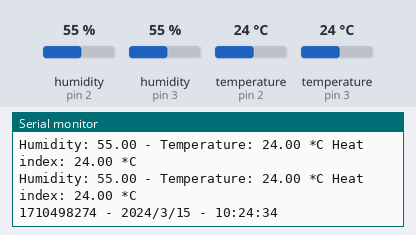
A sketch run on a simulated Arduino Uno, built with avr-gcc and run on an emulated ATmega328P. On the bench: the last lines printed to the serial monitor. The inputs (shaded band) are chosen by the test bench; at power-on: temperature (sensors on pin 3, pin 2) 24 °C, humidity (sensors on pin 2, pin 3) 55 %. WiFi joins after 1.5 s; servers stay silent unless stated; uploads are accepted with an empty reply; the local clock reads 2024-03-15 10:24:30 at power-on unless the sketch sets it.

Above: at 5.3 s.
5.4 s: temperature (sensor on pin 3) set to 11 °C
At 5.9 s:
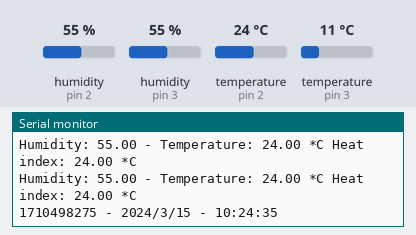
12.0 s: temperature (sensor on pin 3) set to 8 °C
At 12.3 s:
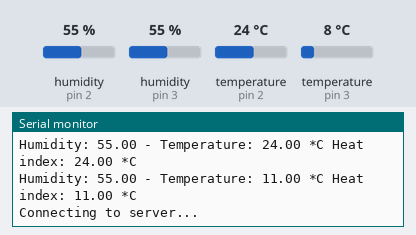
15.1 s: temperature (sensor on pin 2) set to 12 °C
At 16.6 s:
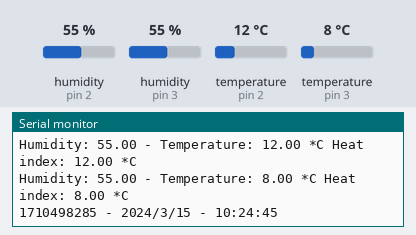
18.2 s: temperature (sensor on pin 2) set to 8 °C
At 19.9 s:
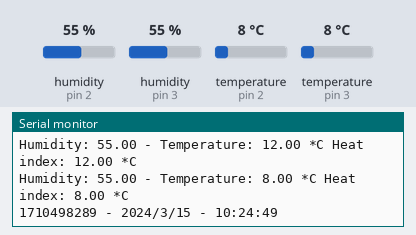
Timing chart, 0 to 21.4 s (numbered marks = the images above; inputs shaded):
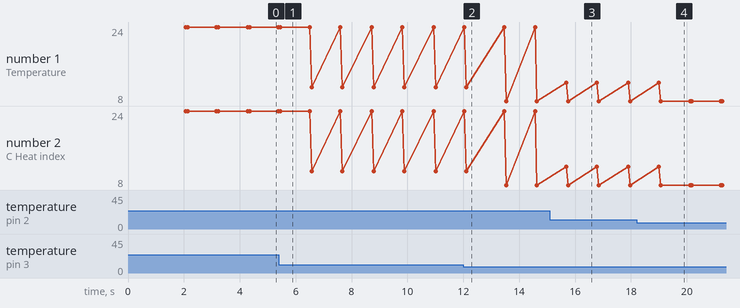

Measured:
- the behaviour switches between 10 and 9 °C on temperature (sensor on pin 3) (found by bisection; images 1 and 2)
- after the input at 15.1 s, the serial monitor: prints a new line after 0.59 s (image 3)
- plotted number 1: 24 → 11 after the input at 5.4 s, 11 → 8 after the input at 12.0 s
- plotted number 2: 24 → 11 after the input at 5.4 s, 11 → 8 after the input at 12.0 s

The sketch:

rtc2.ino
```cpp
#include <SPI.h>
#include <Ethernet.h>
#include <EthernetUdp.h>
#include <Wire.h>
#include <RTClib.h>
#include <DHT.h>
#include <Timer.h>

//RTC Encapsulation
RTC_DS1307 RTC;

byte mac[] = { 0x90, 0xA2, 0xDA, 0x0F, 0x9F, 0x08 };//MAC Address for Ethernet Shield

unsigned int localPort = 8888; //Local port to listen for UDP Packets

IPAddress timeServer(206,246,122,250);//NTP Server IP (time.nist.gov)

const int NTP_PACKET_SIZE= 48;  //NTP Time stamp is in the firth 48 bytes of the message

byte packetBuffer[ NTP_PACKET_SIZE];  //Buffer to hold incomming and outgoing packets

EthernetUDP Udp;  //UDP Instance to let us send and recieve packets

unsigned long epoch; //Unix Epoch time (NTP or RTC depending on state)

IPAddress ip(192,168,2,89);
IPAddress gateway(192,168,2,1);
IPAddress subnet(255,255,254,0);

char myserver[] = "eesystems.net";

EthernetServer server(80);
EthernetClient cx;

#define DHTPIN1 2
#define DHTPIN2 3

#define DHTTYPE DHT11

DHT dht1(DHTPIN1, DHTTYPE);
DHT dht2(DHTPIN2, DHTTYPE);

boolean updated = false;

Timer t;

char inString[32];
int stringPos = 0;
boolean startRead = false;

void setup() {

  Serial.begin(9600); //Start the serial interface

  Wire.begin();  //Start Wire

  RTC.begin();  //Start the RTC

  delay(1000);
  //check to see if the RTC is already configured
  if( !RTC.isrunning() ) {
    Serial.println("RTC Not Configured");
    Serial.println("Starting Ethernet");  //configure Ethernet
    if(Ethernet.begin(mac) == 0) {
      Serial.println("Fatal Error: Unable to obtain DHCP address");
      for(;;)  //do nothing forever!
        ;      //TODO Change this to retry a few times
    }

    Serial.println("Ethernet Configured");
    Udp.begin(localPort);

    //get the NTP timestamp
    epoch = getNTP();

    //set the RTC
    RTC.adjust(epoch);

    //display what we did!
    Serial.println("RTC Configured:");

    //show Unix Epoch
    Serial.print("Unix Epoch: ");
    Serial.println(epoch);

    //show UTC
    Serial.print("UTC: ");
    showUTC(epoch);
  } else {
    Serial.println("RTC Already Configured");
  }
  Serial.println("DHTxx test!");
  dht1.begin();
  dht2.begin();

  Ethernet.begin(mac,ip);
  server.begin();
  Serial.print("Server internal IP: ");
  Serial.println(Ethernet.localIP());

  int tickEvent = t.every(10000, update);
}

void loop() {
  t.update();
  //repeatedly show the current date and time, taken from the RTC
  DateTime now = RTC.now();

  Serial.print(now.unixtime());
  Serial.print(" - ");
  Serial.print(now.year(), DEC);
  Serial.print('/');
  Serial.print(now.month(), DEC);
  Serial.print('/');
  Serial.print(now.day(), DEC);
  Serial.print(" - ");

  showUTC(now.unixtime());

  delay(1000);

  float h1 = dht1.readHumidity();
  float t1 = dht1.readTemperature();
  float f1 = dht1.readTemperature(true);

  if (isnan(h1) || isnan(t1) || isnan(f1)) {
    Serial.println("Failed to read from DHT sensor!");
    return;
  }

  float hi1 = dht1.computeHeatIndex(f1,h1);
  float fl1 = ((f1 - 32) * 5 / 9);

  Serial.print("Humidity: ");
  Serial.print(h1);
  Serial.print(" - ");
  Serial.print("Temperature: ");
  Serial.print(t1);
  Serial.print(" *C ");
  Serial.print("Heat index: ");
  Serial.print(fl1);
  Serial.println(" *C");
  //2
  float h2 = dht2.readHumidity();
  float t2 = dht2.readTemperature();
  float f2 = dht2.readTemperature(true);

  if (isnan(h2) || isnan(t2) || isnan(f2)) {
    Serial.println("Failed to read from DHT sensor!");
    return;
  }

  float hi2 = dht2.computeHeatIndex(f2,h2);
  float fl2 = ((f2 - 32) * 5 / 9);

  Serial.print("Humidity: ");
  Serial.print(h2);
  Serial.print(" - ");
  Serial.print("Temperature: ");
  Serial.print(t2);
  Serial.print(" *C ");
  Serial.print("Heat index: ");
  Serial.print(fl2);
  Serial.println(" *C");
}

void showUTC(unsigned long epoch) {
  if ( ((epoch  % 86400L) / 3600) < 10 ) {
    // In the first 10 minutes of each hour, we'll want a leading '0'
    Serial.print('0');
  }
  Serial.print((epoch  % 86400L) / 3600); // print the hour (86400 equals secs per day)
  Serial.print(':');
  if ( ((epoch % 3600) / 60) < 10 ) {
    // In the first 10 minutes of each hour, we'll want a leading '0'
    Serial.print('0');
  }
  Serial.print((epoch  % 3600) / 60); // print the minute (3600 equals secs per minute)
  Serial.print(':');
  if ( (epoch % 60) < 10 ) {
    // In the first 10 seconds of each minute, we'll want a leading '0'
    Serial.print('0');
  }
  Serial.println(epoch %60); // print the second
}

unsigned long getNTP() {
  sendNTPpacket(timeServer); // send an NTP packet to a time server

  // wait to see if a reply is available
  delay(1000);
  if ( Udp.parsePacket() ) {
    // We've received a packet, read the data from it
    Udp.read(packetBuffer,NTP_PACKET_SIZE);  // read the packet into the buffer

    //the timestamp starts at byte 40 of the received packet and is four bytes,
    // or two words, long. First, esxtract the two words:

    unsigned long highWord = word(packetBuffer[40], packetBuffer[41]);
    unsigned long lowWord = word(packetBuffer[42], packetBuffer[43]);
    // combine the four bytes (two words) into a long integer
    // this is NTP time (seconds since Jan 1 1900):
    unsigned long secsSince1900 = highWord << 16 | lowWord;
    Serial.print("Seconds since Jan 1 1900 = " );
    Serial.println(secsSince1900);

    // now convert NTP time into everyday time:
    Serial.print("Unix time = ");
    // Unix time starts on Jan 1 1970. In seconds, that's 2208988800:
    const unsigned long seventyYears = 2208988800UL;
    // subtract seventy years:
    unsigned long epoch = secsSince1900 - seventyYears;
    //offset +2 hours
    epoch +=7200;
    return epoch;
  }
}

// send an NTP request to the time server at the given address
void sendNTPpacket(IPAddress& address)
{
  // set all bytes in the buffer to 0
  memset(packetBuffer, 0, NTP_PACKET_SIZE);
  // Initialize values needed to form NTP request
  // (see URL above for details on the packets)
  packetBuffer[0] = 0b11100011;   // LI, Version, Mode
  packetBuffer[1] = 0;     // Stratum, or type of clock
  packetBuffer[2] = 6;     // Polling Interval
  packetBuffer[3] = 0xEC;  // Peer Clock Precision
  // 8 bytes of zero for Root Delay & Root Dispersion
  packetBuffer[12]  = 49;
  packetBuffer[13]  = 0x4E;
  packetBuffer[14]  = 49;
  packetBuffer[15]  = 52;

  // all NTP fields have been given values, now
  // you can send a packet requesting a timestamp:
  Udp.beginPacket(address, 123); //NTP requests are to port 123
  Udp.write(packetBuffer,NTP_PACKET_SIZE);
  Udp.endPacket();
}

void update() {
  stringPos = 0;
  //updated = false;
  memset( &inString, 0, 32 );
  Serial.println("Connecting to server...");
  if (cx.connect(myserver, 80)>0) {

    Serial.println("Making HTTP request...");
    cx.println("GET /kas/out_temp_update.php?insert=now&temp=24.56&humidity=45.67 HTTP/1.0");
    cx.println("User-Agent: Arduino 1.0");
    cx.println("HOST: eesystems.net");
    cx.println("Connection: keep-open");
    cx.println();
    //cx.setTimeout(5000);

    if(cx.connected()) {
      Serial.println("ARDUINO: HTTP message received");
      /*
      if(cx.find("200")){
         Serial.println("yes");
      } else {
         Serial.println("no");
      }*/
      while(cx.connected()) {
        char inChar = cx.read();
        if (inChar == '<') {
          startRead = true;
        } else if(startRead){
          if(inChar != '>'){
            inString[stringPos] = inChar;
            stringPos++;
          } else {
            startRead = false;
            Serial.println("Disconnecting.");
            cx.stop();
            cx.flush();
            Serial.println(inString);
          }
        }
        //break;
      }
    }
    Serial.println(inString);
    delay(10);
    cx.stop();
    cx.flush();
  } else {
    Serial.println("Connection failed!");
    updated = false;
  }
}
```
